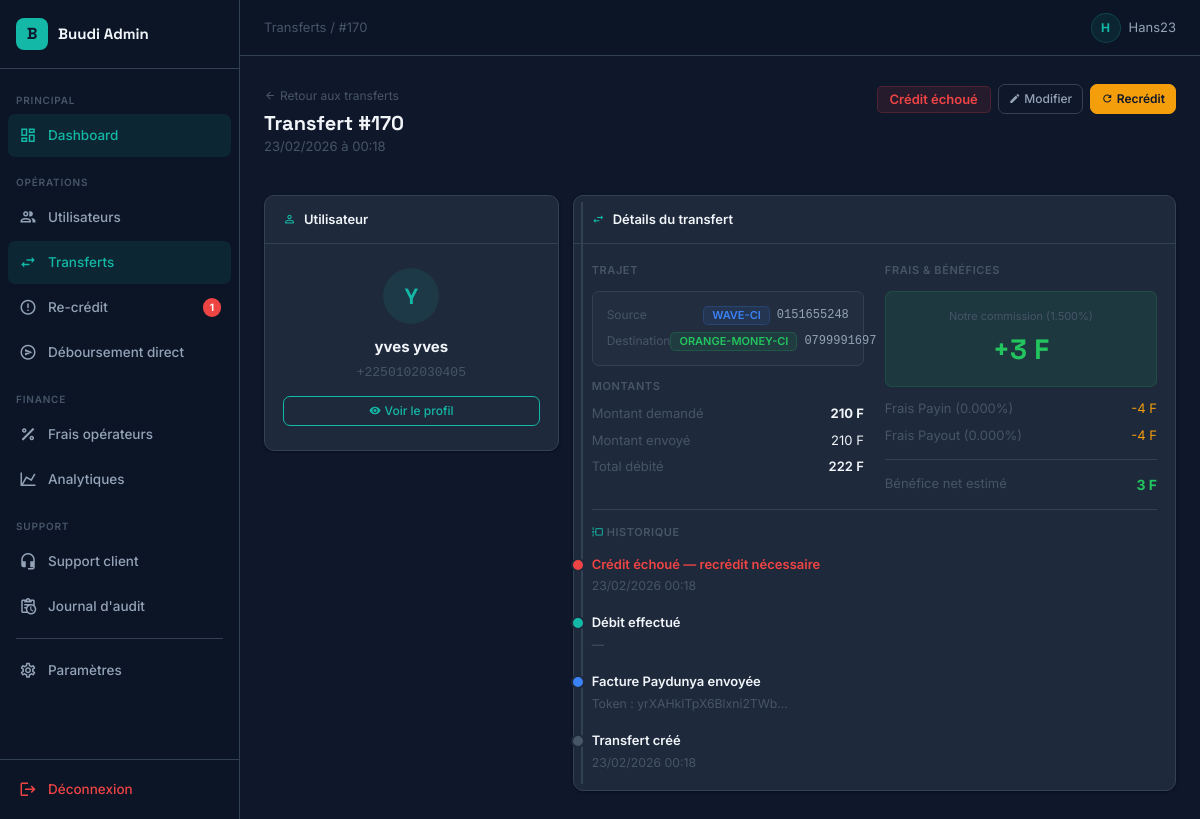
The page /api/dashboard/transfers/170/ (signed in) on the database as committed earlier.
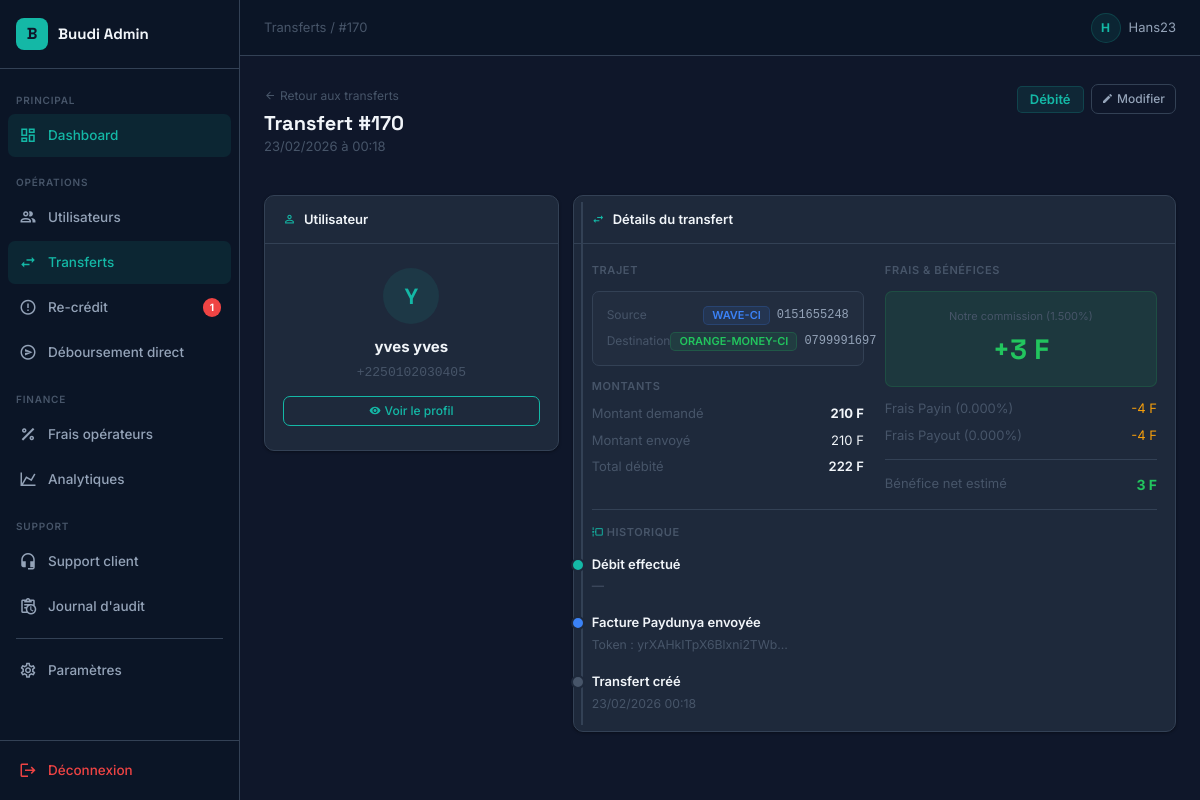
The same page on the database as committed later.
### transfers/models.py (models this page shows, shortened)
class Transfer(models.Model):
    STATUS = [
        ('created', 'Créé'),
        ('invoice_sent', 'Facture envoyée'),
        ('debited', 'Débité'),
        ('pending_wave', 'En attente Wave'),
        ('pending_mtn', 'En attente MTN'),
        ('disbursing', 'En cours de crédit'),
        ('success', 'Réussi'),
        ('failed', 'Paiement refusé'),
        ('credit_failed', 'Débité – Crédit échoué'),
    ]
    user = models.ForeignKey(UserProfile, on_delete=models.CASCADE)
    from_wallet = models.CharField(max_length=20)  # orange-money-ci
    to_wallet = models.CharField(max_length=20)   # moov-ci
    from_phone = models.CharField(max_length=15)
    to_phone = models.CharField(max_length=15)
    amount_requested = models.DecimalField(max_digits=12, decimal_places=2 , default=0)  # 250.00 (ce que l'user veut envoyer)
    amount_sent = models.DecimalField(max_digits=12, decimal_places=2, default=0)      # = amount_requested
    our_fee_percent = models.DecimalField(max_digits=5, decimal_places=3, default=2.000)  # TA PART (2.0% recommandé)
    our_fee_amount = models.DecimalField(max_digits=12, decimal_places=2, default=0)
    payin_fee_percent = models.DecimalField(max_digits=5, decimal_places=3, default=0)
    payin_fee_amount = models.DecimalField(max_digits=12, decimal_places=2, default=0)
    payout_fee_percent = models.DecimalField(max_digits=5, decimal_places=3, default=0)
    payout_fee_amount = models.DecimalField(max_digits=12, decimal_places=2, default=0)
    total_debited = models.DecimalField(max_digits=12, decimal_places=2 ,  default=0)  # Ce que l'user paie
    estimated_net_profit = models.DecimalField(max_digits=12, decimal_places=2, default=0)  # Ta vraie marge
    paydunya_invoice_token = models.CharField(max_length=100, blank=True)
    paydunya_payment_ref = models.CharField(max_length=100, blank=True)
    disburse_token = models.CharField(max_length=100, blank=True)
    disburse_id = models.CharField(max_length=50, blank=True)
    status = models.CharField(max_length=20, choices=STATUS, default='created')
    created_at = models.DateTimeField(auto_now_add=True)
    updated_at = models.DateTimeField(auto_now=True)

### users/models.py (models this page shows, shortened)
class UserProfile(models.Model):
    phone = models.CharField(max_length=15, unique=True)  # ex: 0708091011
    name = models.CharField(max_length=100)
    created_at = models.DateTimeField(auto_now_add=True)

### dashboard_admin/views.py (the view)
# urls.py: path('transfers/<int:transfer_id>/', views.admin_transfer_detail, name='transfer_detail'),
@login_required
def admin_transfer_detail(request, transfer_id):
    transfer = get_object_or_404(Transfer, id=transfer_id)
    return render(request, 'custom_admin/admin/transfer_detail.html', {'transfer': transfer})

### dashboard_admin/templates/custom_admin/admin/transfer_detail.html (shortened to what this page needs)
{% extends 'custom_admin/base_common.html' %}
{% block breadcrumb %}<a href="{% url 'custom_admin:transfers' %}" style="color:var(--text-3);text-decoration:none;">Transferts</a> / #{{ transfer.id }}{% endblock %}
{% block content %}
<div class="page-header">
  <div>
    <a href="{% url 'custom_admin:transfers' %}" class="back-link"><i class="mdi mdi-arrow-left"></i>Retour aux transferts</a>
    <h1 class="page-title">Transfert #{{ transfer.id }}</h1>
    <p class="page-subtitle">{{ transfer.created_at|date:"d/m/Y à H:i" }}</p>
  </div>
  <div class="d-flex align-items-center gap-2 flex-wrap">
    {% if transfer.status == 'success' %}<span class="badge bg-success" style="font-size:13px;padding:6px 12px;">Réussi</span>
    {% elif transfer.status == 'failed' %}<span class="badge bg-danger" style="font-size:13px;padding:6px 12px;">Échoué</span>
    {% elif transfer.status == 'credit_failed' %}<span class="badge bg-danger" style="font-size:13px;padding:6px 12px;">Crédit échoué</span>
    {% elif transfer.status == 'debited' %}<span class="badge bg-primary" style="font-size:13px;padding:6px 12px;">Débité</span>
    {% elif transfer.status == 'disbursing' %}<span class="badge bg-info" style="font-size:13px;padding:6px 12px;">En cours</span>
    {% else %}<span class="badge bg-warning" style="font-size:13px;padding:6px 12px;">{{ transfer.status }}</span>{% endif %}
    <a href="{% url 'custom_admin:transfer_edit' transfer.id %}" class="btn btn-outline-secondary btn-sm">
      <i class="mdi mdi-pencil me-1"></i>Modifier
    </a>
    {% if transfer.status == 'credit_failed' %}
    <a href="{% url 'custom_admin:credit_retry' transfer.id %}" class="btn btn-warning btn-sm"
       onclick="return confirm('Relancer le crédit ?')">
      <i class="mdi mdi-refresh me-1"></i>Recrédit
    </a>
    {% endif %}
  </div>
</div>
<div class="row g-3">
  <div class="col-xl-4">
    <div class="card">
      <div class="card-header"><i class="mdi mdi-account-outline text-teal"></i>Utilisateur</div>
      <div class="card-body text-center" style="padding:24px 18px;">
        <div style="width:56px;height:56px;border-radius:50%;background:var(--teal-10);display:flex;align-items:center;justify-content:center;font-family:'Space Grotesk',sans-serif;font-size:22px;font-weight:800;color:var(--teal);margin:0 auto 12px;">
          {{ transfer.user.name|slice:":1"|upper }}
        </div>
        <div style="font-weight:700;font-size:15px;color:var(--text-1);">{{ transfer.user.name }}</div>
        <div style="font-family:monospace;font-size:13px;color:var(--text-3);margin-top:4px;">{{ transfer.user.phone }}</div>
        <div class="mt-3">
          <a href="{% url 'custom_admin:user_detail' transfer.user.id %}" class="btn btn-outline-primary btn-sm w-100">
            <i class="mdi mdi-eye me-1"></i>Voir le profil
          </a>
        </div>
      </div>
    </div>
  </div>
  <div class="col-xl-8">
    <div class="card">
      <div class="card-header"><i class="mdi mdi-swap-horizontal text-teal"></i>Détails du transfert</div>
      <div class="card-body">
        <div class="row g-4">
          <div class="col-md-6">
            <div style="font-size:11px;text-transform:uppercase;letter-spacing:.6px;color:var(--text-3);font-weight:600;margin-bottom:12px;">Trajet</div>
            <div style="background:rgba(255,255,255,.02);border:1px solid var(--border);border-radius:var(--radius-sm);padding:14px;margin-bottom:12px;">
              <div class="d-flex align-items-center justify-content-between mb-2">
                <span style="color:var(--text-3);font-size:12px;">Source</span>
                <div class="d-flex align-items-center gap-2">
                  <span class="badge bg-info">{{ transfer.from_wallet|upper }}</span>
                  <span style="font-family:monospace;font-size:12px;color:var(--text-2);">{{ transfer.from_phone }}</span>
                </div>
              </div>
              <div class="d-flex align-items-center justify-content-between">
                <span style="color:var(--text-3);font-size:12px;">Destination</span>
                <div class="d-flex align-items-center gap-2">
                  <span class="badge bg-success">{{ transfer.to_wallet|upper }}</span>
                  <span style="font-family:monospace;font-size:12px;color:var(--text-2);">{{ transfer.to_phone }}</span>
                </div>
              </div>
            </div>
            <div style="font-size:11px;text-transform:uppercase;letter-spacing:.6px;color:var(--text-3);font-weight:600;margin-bottom:10px;">Montants</div>
            <div style="font-size:13px;">
              <div class="d-flex justify-content-between mb-2">
                <span style="color:var(--text-3);">Montant demandé</span>
                <span style="font-weight:700;color:var(--text-1);">{{ transfer.amount_requested|floatformat:0 }} F</span>
              </div>
              <div class="d-flex justify-content-between mb-2">
                <span style="color:var(--text-3);">Montant envoyé</span>
                <span style="color:var(--text-1);">{{ transfer.amount_sent|floatformat:0 }} F</span>
              </div>
              <div class="d-flex justify-content-between">
                <span style="color:var(--text-3);">Total débité</span>
                <span style="font-weight:600;color:var(--text-1);">{{ transfer.total_debited|floatformat:0 }} F</span>
              </div>
            </div>
          </div>
          <div class="col-md-6">
            <div style="font-size:11px;text-transform:uppercase;letter-spacing:.6px;color:var(--text-3);font-weight:600;margin-bottom:12px;">Frais & Bénéfices</div>
            <div style="background:var(--green-10);border:1px solid rgba(34,197,94,.15);border-radius:var(--radius-sm);padding:16px;margin-bottom:12px;text-align:center;">
              <div style="font-size:11px;color:var(--text-3);margin-bottom:4px;">Notre commission ({{ transfer.our_fee_percent }}%)</div>
              <div style="font-family:'Space Grotesk',sans-serif;font-size:28px;font-weight:800;color:var(--green);">+{{ transfer.our_fee_amount|floatformat:0 }} F</div>
            </div>
            <div style="font-size:13px;">
              <div class="d-flex justify-content-between mb-2">
                <span style="color:var(--text-3);">Frais Payin ({{ transfer.payin_fee_percent }}%)</span>
                <span style="color:var(--gold);">-{{ transfer.payin_fee_amount|floatformat:0 }} F</span>
              </div>
              <div class="d-flex justify-content-between mb-2">
                <span style="color:var(--text-3);">Frais Payout ({{ transfer.payout_fee_percent }}%)</span>
                <span style="color:var(--gold);">-{{ transfer.payout_fee_amount|floatformat:0 }} F</span>
              </div>
              <hr>
              <div class="d-flex justify-content-between">
                <span style="color:var(--text-3);">Bénéfice net estimé</span>
                <span style="font-weight:700;color:var(--green);font-size:14px;">{{ transfer.estimated_net_profit|floatformat:0 }} F</span>
              </div>
            </div>
          </div>
        </div>
        <hr>
        <div style="font-size:11px;text-transform:uppercase;letter-spacing:.6px;color:var(--text-3);font-weight:600;margin-bottom:14px;">
          <i class="mdi mdi-timeline-outline" style="color:var(--teal);"></i> Historique
        </div>
        <div class="timeline">
          {% if transfer.status == 'success' %}
          <div class="timeline-item">
            <div class="timeline-dot" style="background:var(--green);"></div>
            <div><div style="font-weight:600;font-size:13px;color:var(--text-1);">Transfert réussi</div><small style="color:var(--text-3);">{{ transfer.updated_at|date:"d/m/Y H:i" }}</small></div>
          </div>
          {% elif transfer.status == 'credit_failed' %}
          <div class="timeline-item">
            <div class="timeline-dot" style="background:var(--red);"></div>
            <div><div style="font-weight:600;font-size:13px;color:var(--red);">Crédit échoué — recrédit nécessaire</div><small style="color:var(--text-3);">{{ transfer.updated_at|date:"d/m/Y H:i" }}</small></div>
          </div>
          {% elif transfer.status == 'failed' %}
          <div class="timeline-item">
            <div class="timeline-dot" style="background:var(--red);"></div>
            <div><div style="font-weight:600;font-size:13px;color:var(--red);">Transfert échoué</div><small style="color:var(--text-3);">{{ transfer.updated_at|date:"d/m/Y H:i" }}</small></div>
          </div>
          {% endif %}
          {% if transfer.status in 'success,failed,credit_failed,disbursing,debited' %}
          <div class="timeline-item">
            <div class="timeline-dot" style="background:var(--teal);"></div>
            <div><div style="font-weight:600;font-size:13px;color:var(--text-1);">Débit effectué</div><small style="color:var(--text-3);">—</small></div>
          </div>
          {% endif %}
          {% if transfer.paydunya_invoice_token %}
          <div class="timeline-item">
            <div class="timeline-dot" style="background:var(--blue);"></div>
            <div><div style="font-weight:600;font-size:13px;color:var(--text-1);">Facture Paydunya envoyée</div><small style="color:var(--text-3);">Token : {{ transfer.paydunya_invoice_token|slice:":20" }}…</small></div>
          </div>
          {% endif %}
          <div class="timeline-item">
            <div class="timeline-dot" style="background:var(--text-3);"></div>
            <div><div style="font-weight:600;font-size:13px;color:var(--text-1);">Transfert créé</div><small style="color:var(--text-3);">{{ transfer.created_at|date:"d/m/Y H:i" }}</small></div>
          </div>
        </div>
      </div>
    </div>
  </div>
</div>
{% endblock %}

### dashboard_admin/templates/custom_admin/base_common.html (shortened to what this page needs)
{% load static %}
<!DOCTYPE html>
<html lang="fr">
<head>
  <link href="https://cdn.jsdelivr.net/npm/@mdi/font@7.2.96/css/materialdesignicons.min.css" rel="stylesheet">
  <link href="https://cdn.jsdelivr.net/npm/bootstrap@5.3.2/dist/css/bootstrap.min.css" rel="stylesheet">
</head>
<body>
<aside class="sidebar">
  <a href="{% url 'custom_admin:dashboard' %}" class="sidebar-logo" style="text-decoration:none;">
    <div class="sidebar-logo-icon">B</div>
    <span class="sidebar-logo-text">Buudi Admin</span>
  </a>
  <nav class="sidebar-nav">
    <div class="sidebar-section">Principal</div>
    <a href="{% url 'custom_admin:dashboard' %}"
       class="nav-item {% if '/dashboard' in request.path or request.path == '/admin/' %}active{% endif %}">
      <i class="mdi mdi-view-dashboard-outline"></i>
      <span>Dashboard</span>
    </a>
    <div class="sidebar-section">Opérations</div>
    <a href="{% url 'custom_admin:users' %}"
       class="nav-item {% if '/users' in request.path %}active{% endif %}">
      <i class="mdi mdi-account-multiple-outline"></i>
      <span>Utilisateurs</span>
    </a>
    <a href="{% url 'custom_admin:transfers' %}"
       class="nav-item {% if '/transfers' in request.path and '/recredits' not in request.path %}active{% endif %}">
      <i class="mdi mdi-swap-horizontal"></i>
      <span>Transferts</span>
    </a>
    <a href="{% url 'custom_admin:recredits' %}"
       class="nav-item {% if '/recredits' in request.path %}active{% endif %}">
      <i class="mdi mdi-alert-circle-outline"></i>
      <span>Re-crédit</span>
      {% if pending_recredits_count > 0 %}
      <span class="badge-pill">{{ pending_recredits_count }}</span>
      {% endif %}
    </a>
    <a href="{% url 'custom_admin:manual_disburse' %}"
       class="nav-item {% if '/disburse' in request.path %}active{% endif %}">
      <i class="mdi mdi-send-circle-outline"></i>
      <span>Déboursement direct</span>
    </a>
    <div class="sidebar-section">Finance</div>
    <a href="{% url 'custom_admin:fees' %}"
       class="nav-item {% if '/fees' in request.path %}active{% endif %}">
      <i class="mdi mdi-percent-outline"></i>
      <span>Frais opérateurs</span>
    </a>
    <a href="{% url 'custom_admin:revenue_analytics' %}"
       class="nav-item {% if '/revenue-analytics' in request.path %}active{% endif %}">
      <i class="mdi mdi-chart-line"></i>
      <span>Analytiques</span>
    </a>
    <div class="sidebar-section">Support</div>
    <a href="{% url 'custom_admin:support_list' %}"
       class="nav-item {% if '/support-admin' in request.path %}active{% endif %}">
      <i class="mdi mdi-headset"></i>
      <span>Support client</span>
    </a>
    <a href="{% url 'custom_admin:audit_log' %}"
       class="nav-item {% if '/audit-log' in request.path %}active{% endif %}">
      <i class="mdi mdi-clipboard-text-clock-outline"></i>
      <span>Journal d'audit</span>
    </a>
    <div class="nav-divider"></div>
    <a href="{% url 'custom_admin:settings' %}"
       class="nav-item {% if '/settings' in request.path %}active{% endif %}">
      <i class="mdi mdi-cog-outline"></i>
      <span>Paramètres</span>
    </a>
  </nav>
  <div class="sidebar-bottom">
    <a href="{% url 'custom_admin:logout' %}" class="nav-item" style="color:var(--red);">
      <i class="mdi mdi-logout"></i>
      <span>Déconnexion</span>
    </a>
  </div>
</aside>
<header class="topbar">
  <div class="topbar-left">
    <span style="font-size:13px;color:var(--text-3);">{% block breadcrumb %}Dashboard{% endblock %}</span>
  </div>
  <div class="topbar-right">
    <div class="topbar-user">
      <div class="topbar-avatar">{{ request.user.username|slice:":1"|upper }}</div>
      <span>{{ request.user.username }}</span>
    </div>
  </div>
</header>
<div class="main-wrapper">
  <div class="main-content">
    {% block content %}{% endblock %}
  </div>
</div>
</body>
</html>

Rows that differ between the two databases and show on the page:
changed Transfer "yrXAHkITpX6Blxni2TWb": status "credit_failed" → "debited" (drawn); updated_at "23/02/2026 00:18" → (not shown)
Other text that changed with them:
text no longer shown: "Crédit échoué Recrédit Crédit échoué — recrédit nécessaire"
text now shown: "Débité"
